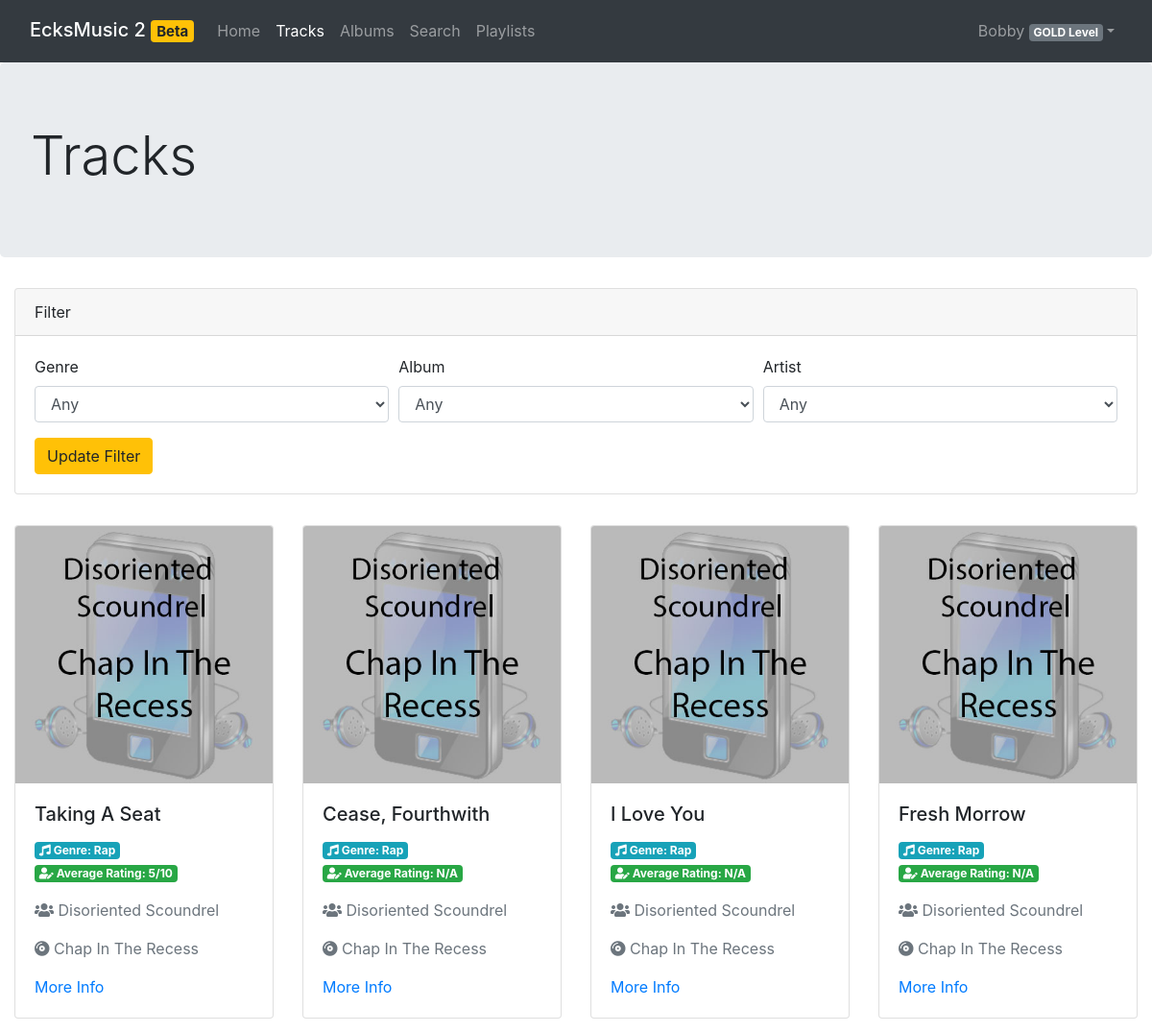
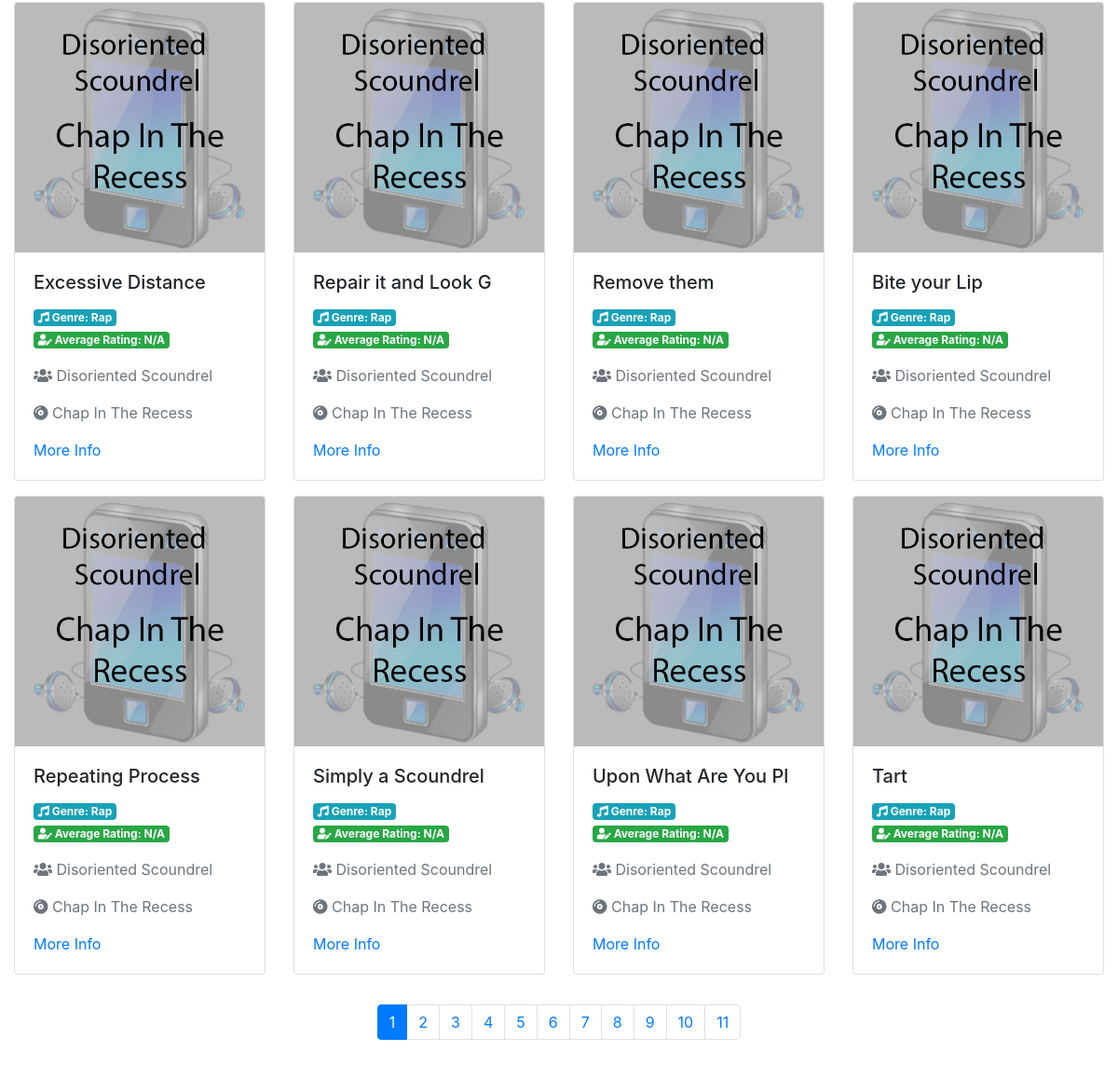
Page /pages/tracks.php (signed in) on the committed database (2 pictures, top to bottom).
### tables this page shows
CREATE TABLE `tracks` (
  `track_id` int(11) NOT NULL,
  `artist_id` int(11) DEFAULT NULL,
  `album_id` int(11) DEFAULT NULL,
  `track_name` varchar(255) DEFAULT NULL,
  `description` varchar(255) DEFAULT NULL,
  `image` varchar(255) DEFAULT NULL,
  `thumbnail` varchar(255) DEFAULT NULL,
  `sample` varchar(255) DEFAULT NULL,
  `genre` varchar(225) DEFAULT NULL,
  PRIMARY KEY (`track_id`),
  KEY `artist_idx` (`artist_id`),
  KEY `album_idx` (`album_id`),
  CONSTRAINT `album` FOREIGN KEY (`album_id`) REFERENCES `albums` (`album_id`) ON DELETE NO ACTION ON UPDATE NO ACTION,
  CONSTRAINT `artist` FOREIGN KEY (`artist_id`) REFERENCES `artists` (`artist_id`) ON DELETE NO ACTION ON UPDATE NO ACTION
);

CREATE TABLE `artists` (
  `artist_id` int(11) NOT NULL AUTO_INCREMENT,
  `artist_name` varchar(60) NOT NULL,
  PRIMARY KEY (`artist_id`),
  UNIQUE KEY `artist_name_UNIQUE` (`artist_name`)
);

CREATE TABLE `albums` (
  `album_id` int(11) NOT NULL AUTO_INCREMENT,
  `artist_id` int(11) NOT NULL,
  `album_name` varchar(60) NOT NULL,
  PRIMARY KEY (`album_id`),
  UNIQUE KEY `album_id_UNIQUE` (`artist_id`),
  UNIQUE KEY `album_name_UNIQUE` (`album_name`),
  CONSTRAINT `artist_id` FOREIGN KEY (`artist_id`) REFERENCES `artists` (`artist_id`) ON DELETE NO ACTION ON UPDATE NO ACTION
);

### src/php/reviews.php (called while the page is built, shortened)
<?php
require_once 'auth.php';
require_once 'music.php';
class Reviews {
  private static function rowToReview($Row) {
    return new Review(
      $Row['review_id'],
      $Row['author_id'],
      $Row['username'],
      $Row['track_id'],
      $Row['rating'],
      $Row['review']
    );
  }
  public static function getForTrack(int $TrackId): array {
    global $pdo;
    $q = $pdo->prepare("
    SELECT
        reviews.*, users.username
    FROM
        musicstream.reviews
            JOIN
        users ON users.id = reviews.author_id
    WHERE
    track_id = ?;
    ");
    $result = $q->execute([$TrackId]);
    if ($q->rowCount() == 0) throw new Exception("NoReviews");
    $Reviews = [];
    foreach ($q->fetchAll(PDO::FETCH_ASSOC) as $review) {
      array_push($Reviews, Reviews::rowToReview($review));
    }
    return $Reviews;
  }
  public static function averageRating(int $TrackId) {
    try {
      $TrackReviews = Reviews::getForTrack($TrackId);
    } catch (Exception $e) {
      throw new Exception($e);
    }
    $Ratings = [];
    foreach ($TrackReviews as $Review) {
      array_push($Ratings, $Review->Rating);
    }
    return round(array_sum($Ratings) / count($Ratings));
  }
}

### src/pages/tracks.php (the view, shortened to what this page needs)
<?php
require_once '../php/auth.php';
require_once '../php/music.php';
if (isset($_SESSION['User'])) $user = unserialize($_SESSION['User']);
?>
<!DOCTYPE html>
<html lang="en">
<head>
  <link rel="stylesheet" href="https://cdn.jsdelivr.net/npm/bootstrap@4.6.0/dist/css/bootstrap.min.css"
>
  <link rel="stylesheet" href="https://cdnjs.cloudflare.com/ajax/libs/font-awesome/5.15.2/css/all.min.css"
/>
  <link rel="stylesheet" href="../css/stylesheet.css"/>
</head>
<body>
<nav class="navbar navbar-expand-md navbar-dark bg-dark sticky-top">
  <div class="container-fluid">
    <h2><a class="navbar-brand" href="#">EcksMusic 2 <span class="badge badge-warning">Beta</span></a></h2>
    <div class="collapse navbar-collapse" id="navbarResponsive">
      <ul class="navbar-nav mr-auto">
        <li class="navbar-item">
          <a class="nav-link" href="../">Home</a>
        </li>
        <li class="navbar-item active">
          <a class="nav-link" href="#">Tracks</a>
        </li>
        <li class="navbar-item">
          <a class="nav-link" href="albums.php">Albums</a>
        </li>
        <li class="navbar-item">
          <a class="nav-link" href="search.php">Search</a>
        </li>
        <li class="navbar-item">
          <a class="nav-link" href="playlist.php">Playlists</a>
        </li>
      </ul>
      <ul class="navbar-nav ml-auto">
        <?php
        echo '<li class="nav-item dropdown">';
        echo '<a class="nav-link dropdown-toggle" href="#" id="navbarDropdownMenuLink" data-toggle="dropdown">';
        echo $user->Username . ' <span class="badge badge-secondary">' . $user->PricingPlan->Name . '</span></a>';
        echo '<div class="dropdown-menu dropdown-menu-right">';
        echo '</div></li>';
        ?>
      </ul>
    </div>
  </div>
</nav>
<div class="jumbotron">
  <h1 class="display-4">Tracks</h1>
</div>
<div class="container-fluid">
  <div class="row">
    <div class="col-md-12">
      <div class="card">
        <div class="card-header">
          Filter
        </div>
        <div class="card-body">
          <form>
            <div class="form-row">
              <div class="form-group col-md-4">
                <label for="genre">Genre</label>
                <select id="genre" class="form-control">
                  <option selected>Any</option>
                </select>
              </div>
              <div class="form-group col-md-4">
                <label for="album">Album</label>
                <select id="album" class="form-control">
                  <option selected>Any</option>
                </select>
              </div>
              <div class="form-group col-md-4">
                <label for="artist">Artist</label>
                <select id="artist" class="form-control">
                  <option selected>Any</option>
                </select>
              </div>
            </div>
            <button type="submit" class="btn btn-warning">Update Filter</button>
          </form>
        </div>
      </div>
    </div>
  </div>
  <div class="row">
    <?php
      $Tracks = tracks::getAll();
      $paginator = new TrackPaginator($Tracks);
      if (isset($_GET['page'])) $page = $_GET['page']; else $page = 1;
    try {
      $tracks = $paginator->getPage($page);
    } catch (Exception $e) {
      echo '<div class="alert alert-danger" role="alert">
              Failed to get tracks, please try again later.
            </div>';
      die();
    }
    foreach($tracks as $track) {
        echo '
          <div class="col-md-3">
            ' . $track->prettyPrint() . '
          </div>
        ';
      }
    ?>
  </div>
  <div class="row d-flex justify-content-center">
    <nav aria-label="Page navigation example">
      <ul class="pagination">
        <?php
          for ($i = 1; $i <= $paginator->pageCount; $i++) {
            if ($i == $page) {
              echo "<li class='page-item active'><a class='page-link' href='?page=" . $i . "'>" . $i . "</a></li>\r\n";
            } else {
              echo "<li class='page-item'><a class='page-link' href='?page=" . $i . "'>" . $i . "</a></li>\r\n";
            }
          }
        ?>
      </ul>
    </nav>
  </div>
</div>
</body>
</html>

### src/php/music.php (shortened to what this page needs)
<?php
require_once "database.php";
require_once "reviews.php";
class Artist {
  public function __construct(int $Id, string $Name) {
    $this->Name = $Name;
  }
}
class Album {
  public function __construct(int $Id, string $Name, Artist $Artist) {
    $this->Name = $Name;
  }
}
class Track {
  public $Id;
  public $Artist;
  public $Album;
  public $Name;
  public $Genre;
  public $ImagePath;
  public $AverageRating;
  public function __construct($result)
  {
    $this->Id = $result['track_id'];
    $this->Artist = new Artist($result['artist_id'], $result['artist_name']);
    $this->Album = new Album($result['album_id'], $result['album_name'], $this->Artist);
    $this->Name = $result['track_name'];
    $this->Genre = $result['genre'];
    $this->ImagePath = $result['image'];
    try {
      $this->AverageRating = Reviews::averageRating($this->Id) . "/10";
    } catch (Exception $e) {
      $this->AverageRating = "N/A";
    }
  }
  public function prettyPrint() {
    return '
      <div class="card">
        <img class="card-img-top" src="../' . $this->ImagePath . '" alt="Card image cap">
        <div class="card-body">
          <h5 class="card-title">
            ' . $this->Name . '
          </h5>
          <p>
            <span class="badge badge-info"><span class="fas fa-music"></span> Genre: ' . $this->Genre . '</span>
            <span class="badge badge-success"><span class="fas fa-user-edit"></span> Average Rating: ' . $this->AverageRating . '</span>
          </p>
          <p class="text-muted"><span title="Artist" class="fas fa-users"></span> ' . $this->Artist->Name . '</p>
          <p class="text-muted"><span title="Album" class="fas fa-compact-disc"></span> ' . $this->Album->Name . '</p>
          <a href="track.php?id=' . $this->Id . '" class="card-link">More Info</a>
        </div>
      </div>
    ';
  }
}
class Tracks
{
  public static function getAll(int $limit = 200, int $after = 0): array
  {
    global $pdo;
    $query = $pdo->prepare(
      "SELECT * FROM tracks NATURAL JOIN artists NATURAL JOIN albums
             WHERE track_id > :after ORDER BY track_id LIMIT :limit;"
    );
    $query->bindParam(":limit", $limit, PDO::PARAM_INT);
    $query->bindParam(":after", $after, PDO::PARAM_INT);
    $result = $query->execute();
    $Tracks = [];
    foreach ($query->fetchAll(PDO::FETCH_ASSOC) as $TrackEntry) {
      array_push($Tracks, new Track($TrackEntry));
    }
    return $Tracks;
  }
}
class TrackPaginator
{
  private $tracks;
  public function __construct(Array $Tracks)
  {
    $this->trackCount = count($Tracks);
    $this->tracks = $Tracks;
  }
  public function getPage(int $page = 1): Array
  {
    if ($page == 1) {
      $lastId = 0;
    } else {
      $lastId = PAGINATION_PAGE_TRACKS * ($page - 1);
    }
    return array_slice($this->tracks, $lastId, PAGINATION_PAGE_TRACKS);
  }
}

### src/css/stylesheet.css (style rules this page uses)
.row, .card { margin-bottom: 1rem; }

### rows in the picture
tracks: image (picture), track_name "Taking A Seat", genre "Rap", AverageRating "5/10", artist.artist_name "Disoriented Scoundrel", album.album_name "Chap In The Recess"
tracks: image (picture), track_name "Cease, Fourthwith", genre "Rap", AverageRating "N/A", artist.artist_name "Disoriented Scoundrel", album.album_name "Chap In The Recess"
tracks: image (picture), track_name "I Love You", genre "Rap", AverageRating "N/A", artist.artist_name "Disoriented Scoundrel", album.album_name "Chap In The Recess"
tracks: image (picture), track_name "Fresh Morrow", genre "Rap", AverageRating "N/A", artist.artist_name "Disoriented Scoundrel", album.album_name "Chap In The Recess"
tracks: image (picture), track_name "Excessive Distance", genre "Rap", AverageRating "N/A", artist.artist_name "Disoriented Scoundrel", album.album_name "Chap In The Recess"
tracks: image (picture), track_name "Repair it and Look G", genre "Rap", AverageRating "N/A", artist.artist_name "Disoriented Scoundrel", album.album_name "Chap In The Recess"
tracks: image (picture), track_name "Remove them", genre "Rap", AverageRating "N/A", artist.artist_name "Disoriented Scoundrel", album.album_name "Chap In The Recess"
tracks: image (picture), track_name "Bite your Lip", genre "Rap", AverageRating "N/A", artist.artist_name "Disoriented Scoundrel", album.album_name "Chap In The Recess"
tracks: image (picture), track_name "Repeating Process", genre "Rap", AverageRating "N/A", artist.artist_name "Disoriented Scoundrel", album.album_name "Chap In The Recess"
tracks: image (picture), track_name "Simply a Scoundrel", genre "Rap", AverageRating "N/A", artist.artist_name "Disoriented Scoundrel", album.album_name "Chap In The Recess"
tracks: image (picture), track_name "Upon What Are You Pl", genre "Rap", AverageRating "N/A", artist.artist_name "Disoriented Scoundrel", album.album_name "Chap In The Recess"
tracks: image (picture), track_name "Tart", genre "Rap", AverageRating "N/A", artist.artist_name "Disoriented Scoundrel", album.album_name "Chap In The Recess"

### other values in the picture
$user->Username "Bobby"
$user->PricingPlan->Name "GOLD Level"
